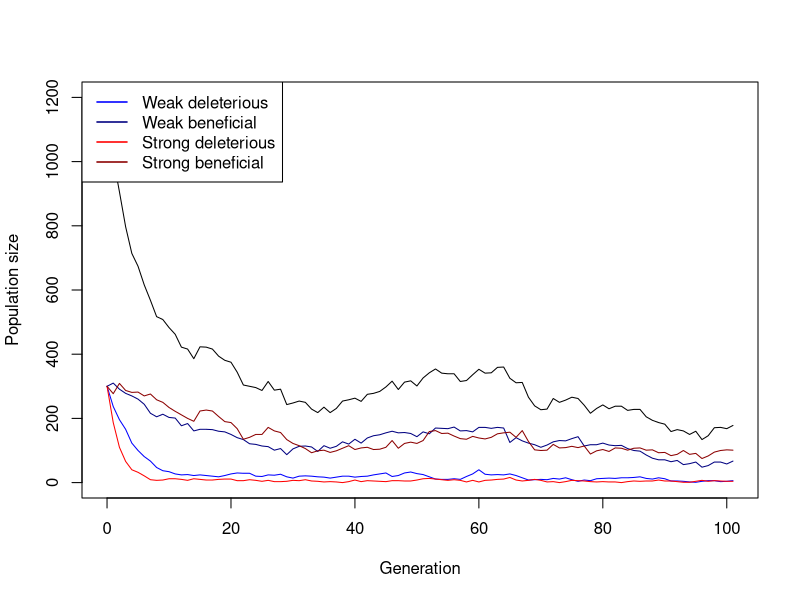

Write R code to recreate this figure.
## ---- chunk 1
# Function for simulating one Generation in the Population
simulate_one_gen <- function(N_wd, N_wb, N_sd, N_sb, decay_rate_wm, decay_rate_sm, s_wm, s_sm, m_rate_wm, m_rate_sm) {
  
  # draw Offspring according to Poisson Distribution
  offsp_wd <- rpois(1, N_wd * (1-decay_rate_wm-s_wm))
  offsp_wb <- rpois(1, N_wb * (1-decay_rate_wm+s_wm))
  offsp_sd <- rpois(1, N_sd * (1-decay_rate_sm-s_sm))
  offsp_sb <- rpois(1, N_sb * (1-decay_rate_sm+s_sm))
  # draw changing Mutants according to Poisson Distribution
  mut_wd_to_wb <- rpois(1, offsp_wd * m_rate_wm)
  mut_sd_to_sb <- rpois(1, offsp_sd * m_rate_sm)
  mut_wb_to_wd <- rpois(1, offsp_wb * m_rate_wm)
  mut_sb_to_sd <- rpois(1, offsp_sb * m_rate_sm)
  
  # determine new Population Sizes of all four Mutants (2 versions of weak Mutations   and 2   versions of strong Mutations)
  N_wd_new <- max(offsp_wd - mut_wd_to_wb+ mut_wb_to_wd,0)
  N_wb_new <- max(offsp_wb - mut_wb_to_wd+ mut_wd_to_wb,0)
  N_sd_new <- max(offsp_sd - mut_sd_to_sb+ mut_sb_to_sd,0)
  N_sb_new <- max(offsp_sb - mut_sb_to_sd+ mut_sd_to_sb,0)
  
 return(c(N_wd_new, N_wb_new, N_sd_new, N_sb_new))
}
# Test the Function
print(simulate_one_gen(N_wd=50, N_wb=0, N_sd=50, N_sb=0, decay_rate_wm=0, decay_rate_sm=0, s_wm=0, s_sm=0, m_rate_wm=0, m_rate_sm=0))
## ---- chunk 2
# Simulation runs until the 100th Generation
max_gen=100
simulate_pop <- function(init_wd, init_wb,  init_sd, init_sb, decay_rate_wm, decay_rate_sm, s_wm, s_sm, m_rate_wm, m_rate_sm, max_gen) {
  # Create the Vector in which to save the Results
  pop_vector <- c(init_wd,init_wb, init_sd, init_sb)
  # initiate the variables
  pop_new <- c(init_wd, init_wb, init_sd, init_sb)
  
  # run the Simulation until Generation max_gen
  for (i in 1:(max_gen + 1)) {
    # redefine the current Population one Generation later
    pop_new <- simulate_one_gen(pop_new[1],pop_new[2],pop_new[3],pop_new[4], decay_rate_wm, decay_rate_sm, s_wm, s_sm, m_rate_wm, m_rate_sm)
    # add the new Population Sizes to the Output Vector
    pop_vector <- rbind(pop_vector,pop_new)
    # Condition to stop the Simulation before max_gen: either the Population exceeds 1.5         Times the Original Population Size, or it goes extinct
    if ((sum(pop_new) >= 10 * sum(c(init_wd, init_wb, init_sd, init_sb))) || sum(pop_new) == 0)
      break

}
  
  # Define the Row and Column Names of the Output Vector
  rownames(pop_vector) <- (0:max_gen)[1:length(pop_vector[,1])] # Note that the Vector has to be cut if the Simulation stopped early
  colnames(pop_vector) <- c("wd","wb", "sd", "sb")
  # return the Result
  return(pop_vector)	
}


# Test the Function and plot the Result
# set max_gen to a Value to be used througout
max_gen <- 100
# create your Simulation Data
output <- simulate_pop(init_wd=300, init_wb=300,  init_sd=300, init_sb=300, decay_rate_wm=0.1, decay_rate_sm=0.2, s_wm=0.1, s_sm=0.2, m_rate_wm=0.02, m_rate_sm=0.02,max_gen)
# show the last few Lines of the Data Table
print(tail(output))
# plot the Output - note that the Plot Range and the x Axis have to be adjusted based on the Length of the Table
# determine x axis Range 
x_range <- 0:(length(output[,1])-1)
# this plots the total Population Size
plot(x_range,output[,1]+output[,2]+output[ ,3]+output[ ,4],type='l',ylim=c(0,max(output[,1]+output[,2]+output[ ,3]+output[ ,4])),xlab =  "Generation",ylab = "Population size")
# add Number of wd Individuals
lines(x_range,output[,1], col="blue")
# add Number of wb Individuals
lines(x_range,output[,2], col="navyblue")
# add Number of sd Individuals
lines(x_range,output[,3], col="red")
# add Number of sb Individuals
lines(x_range,output[,4], col="darkred")
# add Legend
legend("topleft",
       legend=c("Weak deleterious","Weak beneficial","Strong deleterious","Strong beneficial"),
       col=c("blue","navyblue","red","darkred"), lty=1, lwd=1.5)
## ---- chunk 3
# set some Parameters to fixed Values
init_wd <- 300
init_wb <- 300
init_sd <- 300
init_sb <- 300
m_rate_wm <- 0.01
m_rate_sm <- 0.05
decay_rate_wm <- 0.1
decay_rate_sm <- 0.2
s_wm <- 0.2
s_sm <- 0.4
max_gen <- 1000
# determine how often to run the Simulation for each set of Parameters
no_replicates <- 10


# set Parameters to vary
s_values_wm <- c(0.05,0.1,0.15)
s_values_sm <- c(0.2,0.25,0.3)
m_values_wm <- c(0.001,0.01,0.05)
m_values_sm <- c(0.05,0.1,0.15)


# initialize Data Table - where to collect the Results
data_table <- c()
data_table_wd<- c()
data_table_wb<- c()
data_table_sd<- c()
data_table_sb<- c()
# define total runs and rescue count
total_runs<-0
rescue_count<-0
# run the Simulation across all chosen parameters
# loop over mutation rates
#for(mval_wm in m_values_wm){
 # for(mval_sm in m_values_sm){
    # loop over Selection strength
    for(sval_wm in s_values_wm){
      for(sval_sm in s_values_sm){
        # different Way of running many Simulations: make Replicates using "repeat" Function         with a counter i
        # reset Counter
        i<-1
        
        repeat {
          # increase Counter by one
          i<-i+1
          # defining total runs
          total_runs <- total_runs + 1
          # run the Simulation once
          one_run <- simulate_pop(init_wd, init_wb, init_sd, init_sb,
                                  decay_rate_wm, decay_rate_sm,
                                  sval_wm, sval_sm, m_rate_wm=0.02,m_rate_sm=0.02, max_gen)
          
          # determine total Population Sizes
          total_size <- one_run[,1]+one_run[,2]+one_run[,3]+one_run[,4]
          
          
          # determine final Population Size for each Mutant
          N_end_wd <- one_run[nrow(one_run), "wd"]
          N_end_wb <- one_run[nrow(one_run), "wb"]
          N_end_sd <- one_run[nrow(one_run), "sd"]
          N_end_sb <- one_run[nrow(one_run), "sb"]
          
          total_end <- N_end_wd + N_end_wb + N_end_sd + N_end_sb
          if (total_end > 0) {
            rescue_count <- rescue_count + 1
          }
          # determine Frequencies of each mutant in the final Population
          freq_wd <- ifelse(total_end > 0, N_end_wd / total_end, 0)
          freq_wb <- ifelse(total_end > 0, N_end_wb / total_end, 0)
          freq_sd <- ifelse(total_end > 0, N_end_sd / total_end, 0)
          freq_sb <- ifelse(total_end > 0, N_end_sb / total_end, 0)
          
          
          
          data_table_wd<- rbind(data_table_wd, c(sval_wm,freq_wd))
          data_table_wb<- rbind(data_table_wb, c(sval_wm, freq_wb))
          data_table_sd<- rbind(data_table_sd,c(sval_sm, freq_sd))
          data_table_sb<-rbind(data_table_sb, c (sval_sm,freq_sb))
          # enter the D into the Table
          data_table <- rbind(data_table,c(m_rate_wm = 0.02,m_rate_sm = 0.02,sval_wm,sval_sm,N_end_wd,        N_end_wb, N_end_sd, N_end_sb,freq_wd, freq_wb, freq_sd,freq_sb)) # note that we add the                varying parameters (mutation rate and selection strength for each version of weak            and strong mutation) to the table too
          # stop the repeated Computation after no_replicates times
          
          
          if(i>no_replicates) break
          
        }
      }
    }
  #}
#}
# calculating Rescue probability
rescue_prob <- rescue_count / total_runs
# Mean Frequencies of each mutant
mean_freq_wd <- mean(freq_wd)*100
mean_freq_wb <- mean(freq_wb)*100
mean_freq_sd <- mean(freq_sd)*100
mean_freq_sb <- mean(freq_sb)*100

print(paste("Mean frequency of wd =", mean_freq_wd) )
print(paste("Mean frequency of wb =", mean_freq_wb) )
print(paste("Mean frequency of sd =", mean_freq_sd) )
print(paste("Mean frequency of sb =", mean_freq_sb) )
print(paste("The rescue probability is =",rescue_prob))
# define Column Names of Data Table
colnames(data_table) <- c("m_rate_wm","m_rate_sm","s_wm","s_sm","N_end_wd", "N_end_wb", "N_end_sd", "N_end_sb","freq_wd", "freq_wb", "freq_sd","freq_sb")
# show the first and last Lines of the Output
print(head(data_table))
print(tail(data_table))
